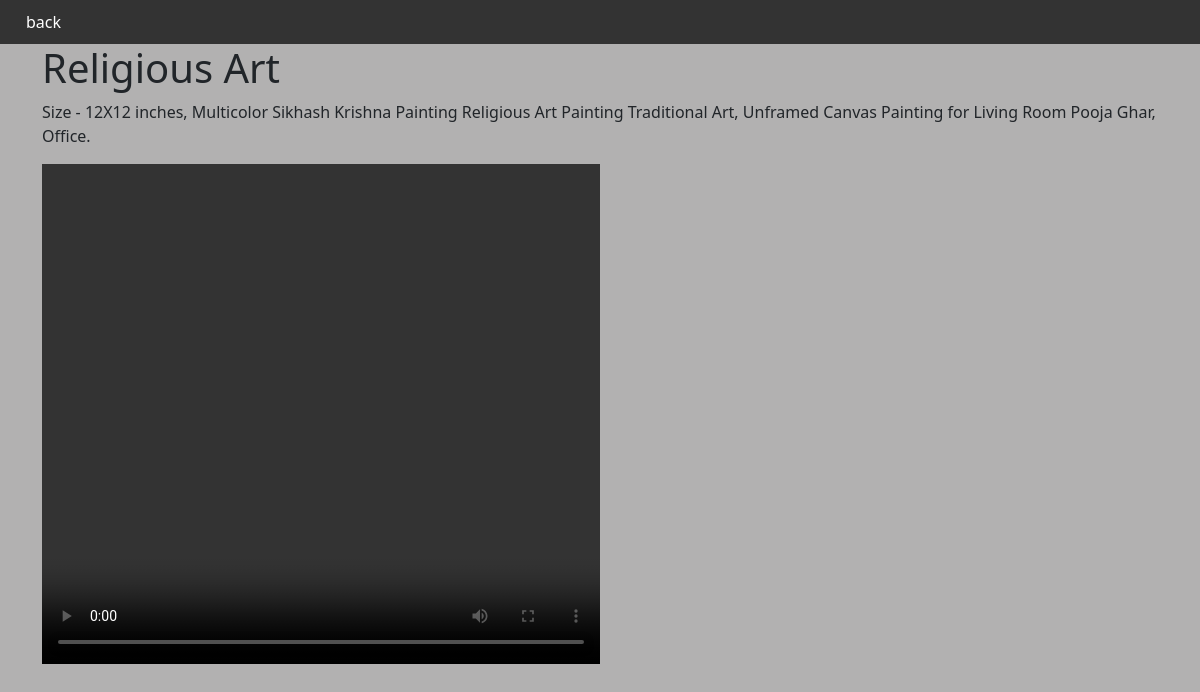
Page /watch-video/8/ on the committed database.
### shop/models.py (models this page shows, shortened)
class Product(models.Model):
    name = models.CharField(max_length=100)
    description = models.TextField()
    price = models.DecimalField(max_digits=10, decimal_places=2)
    discount = models.DecimalField(max_digits=4, decimal_places=2)
    video_url = models.URLField(default="https://res.cloudinary.com/dn7sk8y8y/video/upload/v1720029053/WhatsApp_Video_2024-07-03_at_23.15.49_34d932f7_rx0t8l.mp4 ")
    image_url = models.URLField(default="https://indianartideas.in/articleimages/1575894895Significance-of-Online-Indian-Art-Gallery.jpg")

### shop/views.py (the view)
# urls.py: path('watch-video/<int:product_id>/', views.watch_video, name='watch_video'),
def watch_video(request, product_id):
    product = get_object_or_404(Product, pk=product_id)
    context = {'product': product}
    return render(request, 'video.html', context)

### templates/video.html (shortened to what this page needs)
<!DOCTYPE html>
<html lang="en">
<head>
    <link href="https://cdn.jsdelivr.net/npm/bootstrap@5.3.3/dist/css/bootstrap.min.css" rel="stylesheet"
>
    <link href="https://cdn.jsdelivr.net/npm/bootstrap@5.3.3/dist/css/bootstrap.min.css" rel="stylesheet">
</head>
<body>
    <nav>
        <ul>
            <li><a href="{% url 'home' %}">back</a></li>
        </ul>
    </nav>
    <div class="container">
        <h1>{{ product.name }}</h1>
        <p>{{ product.description }}</p>
        <video controls style="width: 50%; height:500px;">
            <source src="{{ product.video_url }}" type="video/mp4">
        </video>
    </div>
</body>
</html>

### templates/video.html (style rules this page uses)
body { background-color: #b2b1b1; }
nav { background-color: #333; color: white; padding: 10px; display: flex; justify-content: space-between; align-items: center; }
nav ul { list-style-type: none; margin: 0; padding: 0; display: flex; gap: 10px; }
nav ul li { display: inline; }
nav ul li a { color: white; text-decoration: none; padding: 8px 16px; border-radius: 4px; }

### rows in the picture
Product: name "Religious Art", description "Size - 12X12 inches, Multicolor Sikhash Krishna Painting Religious Art Painting Traditional Art, Unframed Canvas Painting for Living Room Pooja Ghar, Office."
